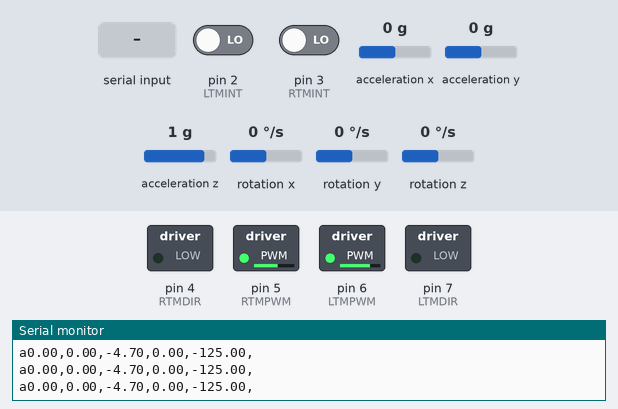
Bench run of a sketch on a simulated Arduino Uno, built with avr-gcc and run on an emulated ATmega328P. Parts: switched loads named in the sketch (green lamp = pin HIGH), the last lines printed to the serial monitor. The inputs (shaded band) are chosen by the test bench; at power-on: acceleration x 0 g, rotation y 0 °/s, acceleration z 1 g, pin 2 (LTMINT) LOW, pin 3 (RTMINT) LOW, acceleration y 0 g, rotation x 0 °/s, rotation z 0 °/s.

Above: at 1.7 s.
1.8 s: acceleration x set to 0.8 g
At 2.4 s:
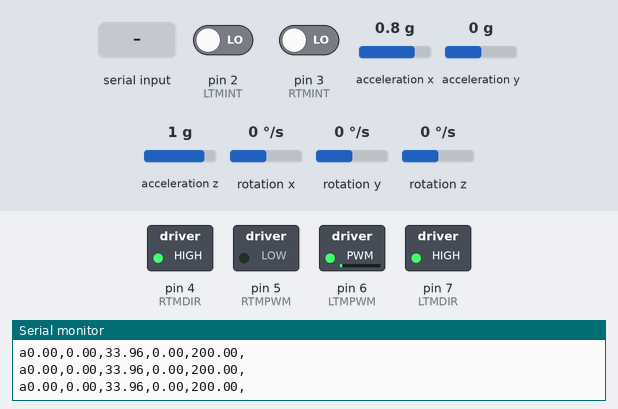
3.3 s: "s90\n" received over Serial
At 3.8 s:
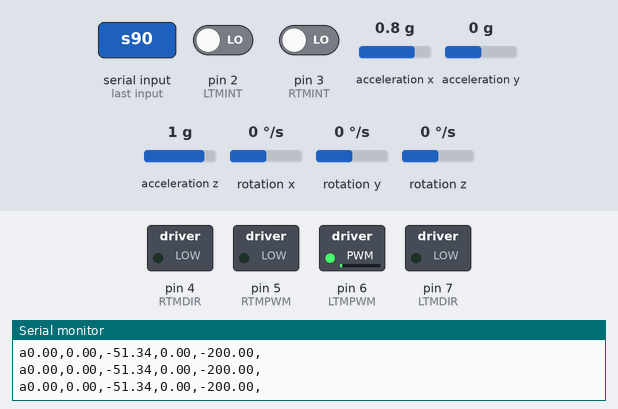
4.8 s: "s,45\n" received over Serial
At 6.0 s:
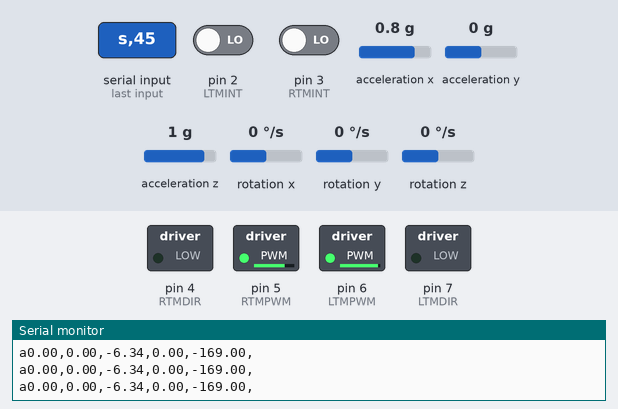
6.3 s: rotation y set to 74 °/s
At 7.0 s:
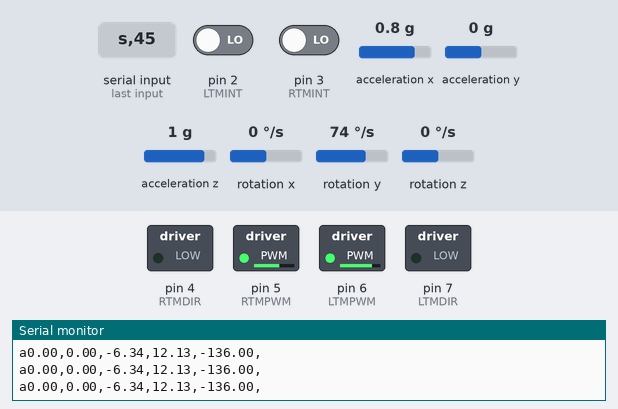
7.8 s: acceleration z set to -0.8 g
At 8.4 s:
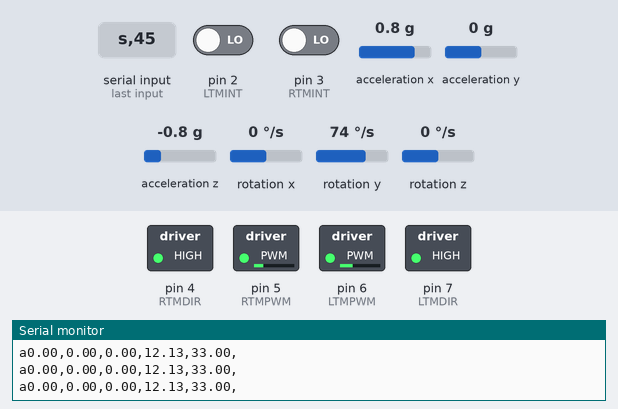
9.3 s: rotation y set to -192 °/s
At 9.9 s:
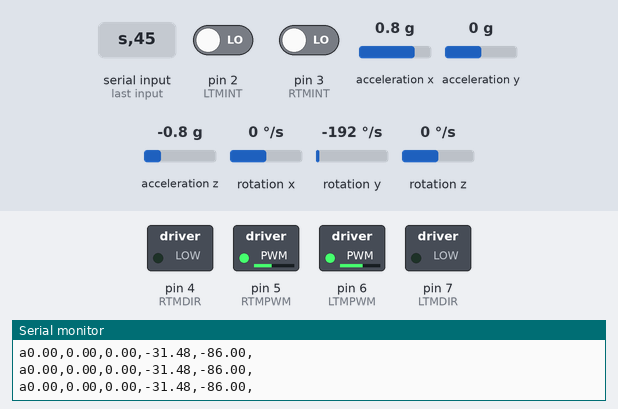
Timing chart, 0 to 11.8 s (numbered marks = the images above; inputs shaded):
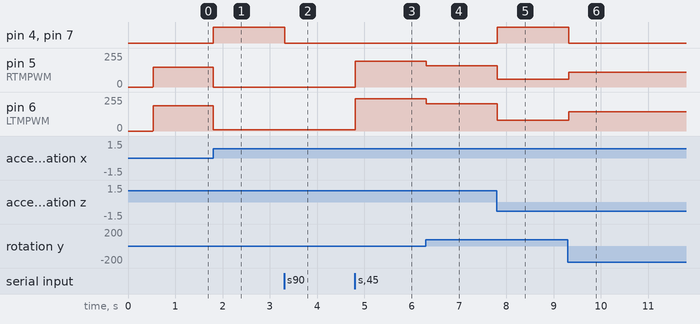

Measured:
- after the input at 1.8 s, pin 4 (RTMDIR), pin 7 (LTMDIR): LOW → HIGH at once; pin 5 (RTMPWM): 150/255 → 0/255 at once; pin 6 (LTMPWM): 190/255 → 10/255 at once
- after the input at 3.3 s, pin 4 (RTMDIR), pin 7 (LTMDIR): HIGH → LOW at once
- after the input at 4.8 s, pin 5 (RTMPWM): 0/255 → 194/255 at once; pin 6 (LTMPWM): 10/255 → 242/255 at once
- after the input at 6.3 s, pin 5 (RTMPWM): 194/255 → 161/255 at once; pin 6 (LTMPWM): 242/255 → 203/255 at once
- after the input at 7.8 s, pin 4 (RTMDIR), pin 7 (LTMDIR): LOW → HIGH at once; pin 5 (RTMPWM): 161/255 → 58/255 at once; pin 6 (LTMPWM): 203/255 → 79/255 at once
- after the input at 9.3 s, pin 4 (RTMDIR), pin 7 (LTMDIR): HIGH → LOW at once; pin 5 (RTMPWM): 58/255 → 111/255 at once; pin 6 (LTMPWM): 79/255 → 143/255 at once

The sketch:

sbblqr.ino
```cpp
#include "I2Cdev.h"
#include "MPU6050_6Axis_MotionApps20.h"
#include "Wire.h"
#define RAD2GRAD 57.2957795
#define RAD2M 0.20734511513
#define LTMDIR 7
#define RTMDIR 4
#define LTMPWM 6
#define RTMPWM 5
#define LTMINT 2
#define RTMINT 3
MPU6050 mpu;
float displ = 0;
int rn = 0, ln = 0;
float r1 = 0, l1 = 0;
float rv = 0, lv = 0;
uint16_t packetSize;
uint16_t fifoCount;
uint8_t fifoBuffer[64];
bool rDir = 0;
bool lDir = 0;
int turn = 0;
int lout = 0;
int rout = 0;
int mov = 0;
int16_t gyro[3];
float gy;
volatile uint8_t rc = 0;
volatile uint8_t lc = 0;
volatile bool mpuInterrupt = false;
Quaternion q;
VectorFloat gravity;
float ypr[3];
int m = 25;
float setPoint;
uint32_t t = 0;
uint16_t DT =0;
float angle;
float initAOffset = 4.7;
float RSP;
float steering;
float speedFilter = 0;
uint32_t intT = 0, dt;
float out = 0;
void setup() {
    Wire.begin();
    Serial.begin(57600);
    delay(10);
    mpuInit();
    //delay(15000);
    mpu.resetFIFO();
    initAOffset = 4.7;
    //while(digitalRead(12)==0);
    mpu.resetFIFO();
    intInit();
    while(!mpuInterrupt);
    getYPR();
    t=millis();
    pinMode(LTMINT, INPUT);
    pinMode(RTMINT, INPUT);
    pinMode(LTMDIR, OUTPUT);
    pinMode(RTMDIR, OUTPUT);
    pinMode(LTMPWM, OUTPUT);
    pinMode(RTMPWM, OUTPUT);
    analogWrite(RTMPWM,1);
    analogWrite(LTMPWM,1);
    intT = millis();
}
void odor(){
  if(!lDir)
    {
      lv = -1 * lc;
      lc = 0;
    }
  else
    {
      lv = lc;
      lc = 0;
    }
  if(!rDir)
    {
      rv = -1 * rc;
      rc = 0;
    }
  else
    {
      rv = rc;
      rc=0;
    }
  r1 += rv;
  l1 += lv;
  if(abs(r1) > 29)
  {
    if(r1 > 29)
    {
      rn++;
      r1 -= 30;
    }
    else
    {
      rn--;
      r1 += 30;
    }
  }
  if(abs(l1) > 29)
  {
    if(l1 > 29)
    {
      ln++;
      l1 -= 30;
    }
    else
    {
      ln--;
      l1 += 30;
    }
  }
  RSP = ( rv + lv ) * 3.45575191 / DT; // RAD2M / 60.0
  speedFilter = speedFilter*0.9 + RSP*0.1;
  displ = ( rn + ln + ( r1 + l1 ) / 30.0 ) * 0.10367255756; //RAD2M / 2.0
}

void LME(){
  lc++;
}

void RME(){
  rc++;
}
void mpuInit(){
    mpu.initialize();
    mpu.testConnection();
    mpu.dmpInitialize();
    mpu.setXGyroOffset(-1);
    mpu.setYGyroOffset(-1);
    mpu.setZGyroOffset(255);
    mpu.setXAccelOffset(705);
    mpu.setYAccelOffset(-139);
    mpu.setZAccelOffset(1219);
    mpu.setDMPEnabled(true);
    packetSize = mpu.dmpGetFIFOPacketSize();
  }
  void getYPR(){
    mpuInterrupt = false;
    fifoCount = mpu.getFIFOCount();
        while (fifoCount < packetSize) {fifoCount = mpu.getFIFOCount();}
            mpu.getFIFOBytes(fifoBuffer, packetSize);
            fifoCount -= packetSize;
            mpu.dmpGetQuaternion(&q, fifoBuffer);
            mpu.dmpGetGravity(&gravity, &q);
            mpu.dmpGetYawPitchRoll(ypr, &q, &gravity);
            ypr[1] *= 180 / PI;
            mpu.dmpGetGyro(gyro, fifoBuffer);
            gy = gyro[1]/100.0;
            mpu.resetFIFO();
}


void motorControl(int a, int b)
{
    if(lDir)
      PORTD |= _BV(RTMDIR);
    else
      PORTD &= ~_BV(RTMDIR);
    if(rDir)
      PORTD |= _BV(LTMDIR);
    else
      PORTD &= ~_BV(LTMDIR);
    OCR0B = ( ( abs( a ) <= 200 ) ? a : 0 );
    OCR0A = ( ( abs( b ) <= 200 ) ? b : 0 ) * 1.2 + 10;
}

ISR(TIMER1_OVF_vect) {
  mpuInterrupt = 1;
  TCNT1=64886;
}

void intInit(){
    mpu.resetFIFO();
    TCCR1A=0;
    TCCR1B=0;
    TCNT1=64886;
    TCCR1B |= (1 << CS12);
    TIMSK1 |= (1 << TOIE1);
    attachInterrupt(digitalPinToInterrupt(RTMINT),RME,RISING);
    attachInterrupt(digitalPinToInterrupt(LTMINT),LME,RISING);
}
//float K1=0.1,K2=0.18,K3=6.5,K4=1.12;
//float K1=0.0577,K2=0.0725,K3=5.4045,K4=0.6276;
//float K1=31.6228,K2=41.4006,K3=942.3895,K4=84.9139;
float K1=1000,K2=731,K3=30606,K4=3146;
int getPWM(float a,float b,float c,float d){
  return constrain((a*K1+b*K2+c*K3+d*K4)/20.0,-200,200);
  }
/*
float K1=63.5894,K2=37.6050,K3=119.6250,K4=24.0648;
int getPWM(float a,float b,float c,float d){
  return -constrain((a*K1+b*K2+c*K3+d*K4)*0.1,-200,200);
  }
  */
void loop(){
  if(mpuInterrupt)
            {
                getYPR();
                DT = millis() - t;
                if((millis()-intT) > 12){intT = millis();goto x;}
                intT = millis();
                angle = ypr[1] - initAOffset;
                odor();
                out = getPWM(displ,speedFilter+mov,angle/RAD2GRAD,gy/RAD2GRAD);
                lout = out + steering;
                rout = out - steering;
                rDir = ( (rout > 0) ? 1 : 0);
                lDir = ( (lout > 0) ? 1 : 0);

                if(lout!=0)
                lout = abs( constrain(lout, -200, 200) ) + m;
                if(rout!=0)
                rout = abs( constrain(rout, -200, 200) ) + m;

                if(abs(angle)>70)motorControl(0,0);
                else
                motorControl( rout, lout);
                t=millis();
                Serial.print('a');
                Serial.print(-displ);Serial.print(',');
                Serial.print(-speedFilter);Serial.print(',');
                Serial.print(angle);Serial.print(',');
                Serial.print(gy);Serial.print(',');
                Serial.print(out);Serial.println(',');
                //Serial.println(out);
            }x:;
            if(Serial.available()>2){
                switch (Serial.read())
                {
                case 'p':K1 = Serial.parseFloat();break;
                case 'i':K2 = Serial.parseFloat();break;
                case 'd':K3 = Serial.parseFloat();break;
                case 'a':K4 = Serial.parseFloat();break;
                /*case 'b':kcgi = Serial.parseFloat();break;
                case 'c':kcgd = Serial.parseFloat();break;*/
                case 's':initAOffset  = Serial.parseFloat();break;
                case 'e':mov  = Serial.parseInt();break;
                //case 't':angs = Serial.parseFloat();break;
                //case 'a':an=Serial.parseFloat();break;
                case 'm':m = Serial.parseFloat();break;
                }
              Serial.read();
              }
  }
```
